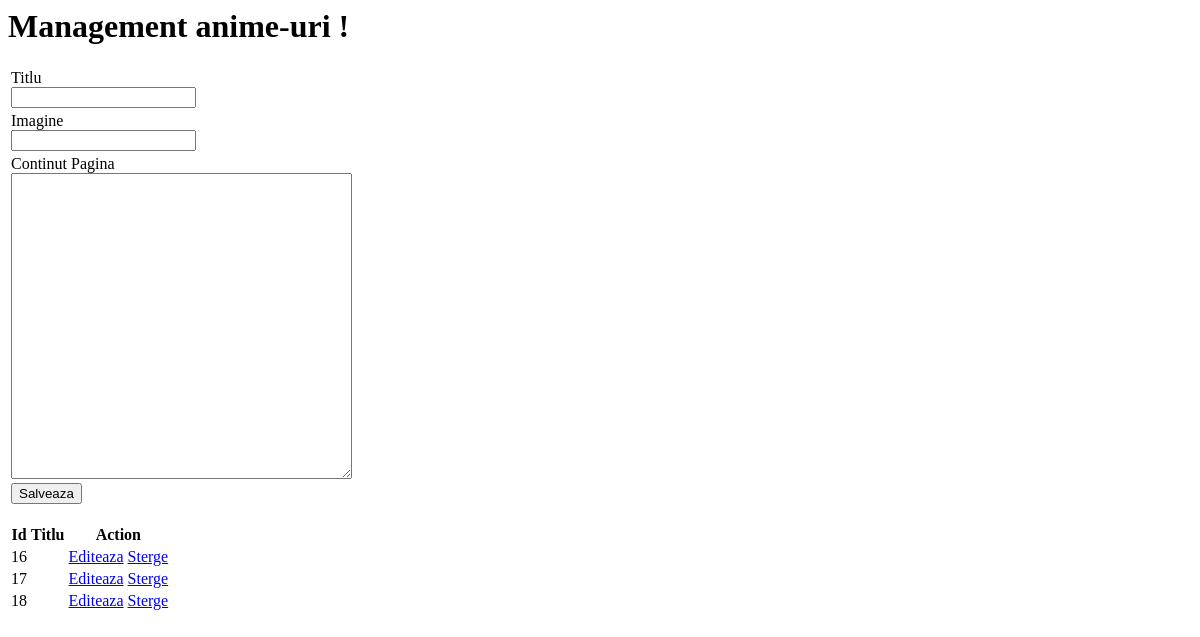
Page /admin/index.php on the earlier database version.
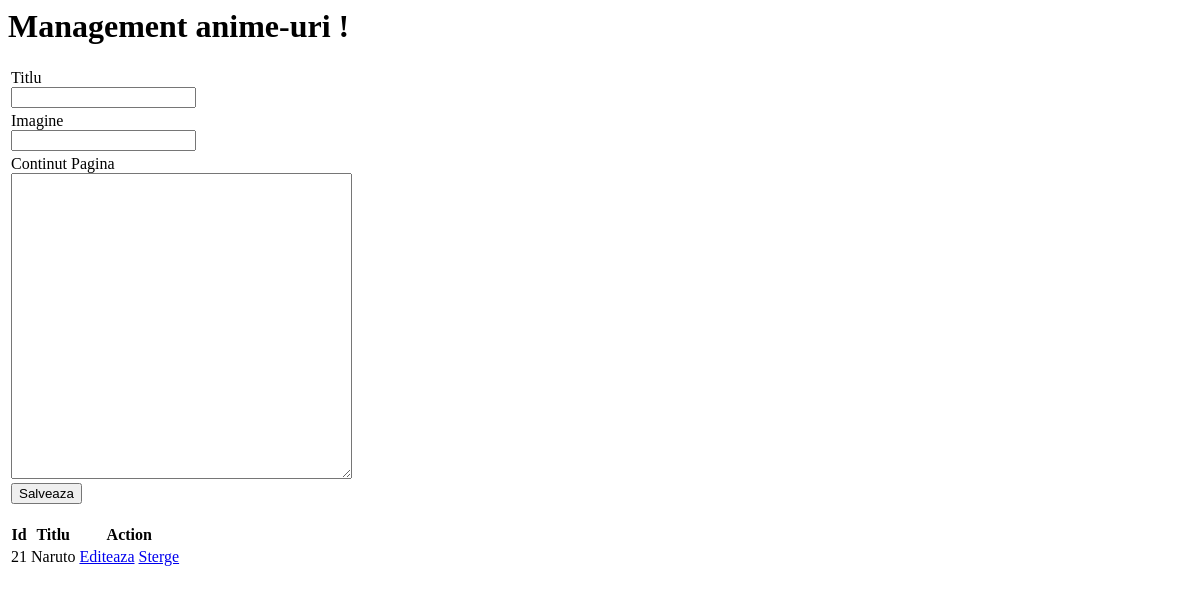
Same page on the later database version.
### tables this page shows
CREATE TABLE IF NOT EXISTS `anime` (
  `id` int(11) NOT NULL AUTO_INCREMENT,
  `titlu` varchar(255) NOT NULL,
  `imagine` varchar(255) NOT NULL,
  `continut` text NOT NULL,
  PRIMARY KEY (`id`)
);

### admin/index.php (the view, shortened to what this page needs)
<?php
    require("../functions/connect.php");
    $interogare="SELECT * FROM `anime`";
    $result=$db->query($interogare);
    $rezultate=$result->fetchAll(PDO::FETCH_ASSOC);
?>
<html>
<head>
</head>
<body>
    <div class='wrapper'>
        <div id="contact-form">
            <h1>
                <span> Management anime-uri !</span>
            </h1>
            <form action="" method="POST">
                <table>
                    <tr>
                        <td>
                            <div id="form-text">
                                <i class="fa fa-angle-double-right"></i> Titlu
                            </div>
                            <input type="text" name="titlu" value="<?php echo isset($filForm['titlu'])? $filForm['titlu']:''; ?>" required>
                        </td>
                    </tr>
                    <tr>
                        <td>
                            <div id="form-text">
                                <i class="fa fa-angle-double-right"></i></i> Imagine
                            </div>
                            <input type="text" name="imagine" value="<?php echo isset($filForm['imagine'])? $filForm['imagine']:''; ?>" required>
                        </td>
                    </tr>
                    <tr>
                        <td>
                            <div id="form-text">
                                <i class="fa fa-angle-double-right"></i></i> Continut Pagina
                            </div>
                            <textarea name="continut" cols="40" rows="20" ><?php echo isset($filForm['continut'])? $filForm['continut']:''; ?></textarea>
                        </td>
                    </tr>
                    <tr>
                        <td>
                            <div id="testing"><input  type="submit" value="Salveaza" /></div>
                        </td>
                    </tr>
                </table>
            </form>
            <table>
                <thead>
                    <tr>
                        <th>
                            Id
                        </th>
                        <th>
                            Titlu
                        </th>
                        <th>
                            Action
                        </th>
                    </tr>
                </thead>
                <tbody>
                    <?php  foreach($rezultate as $info): ?>
                        <tr>
                            <td>
                                <?php echo $info['id']; ?>
                            </td>
                            <td>
                                <?php echo $info['titlu'];?>
                            </td>
                            <td>
                                <a href="<?php echo $_SERVER['PHP_SELF'], '?edit=', $info['id']; ?>">Editeaza</a>
                                <a href="<?php echo $_SERVER['PHP_SELF'], '?delete=',$info['id']; ?>">Sterge</a>
                            </td>
                        </tr>
                    <?php endforeach; ?>
                </tbody>
            </table>
        </div>
    </div>
</body>
</html>

Differences in the rows shown:
removed anime: id "16"
removed anime: id "17"
removed anime: id "18"
added anime: id "21", titlu "Naruto"
